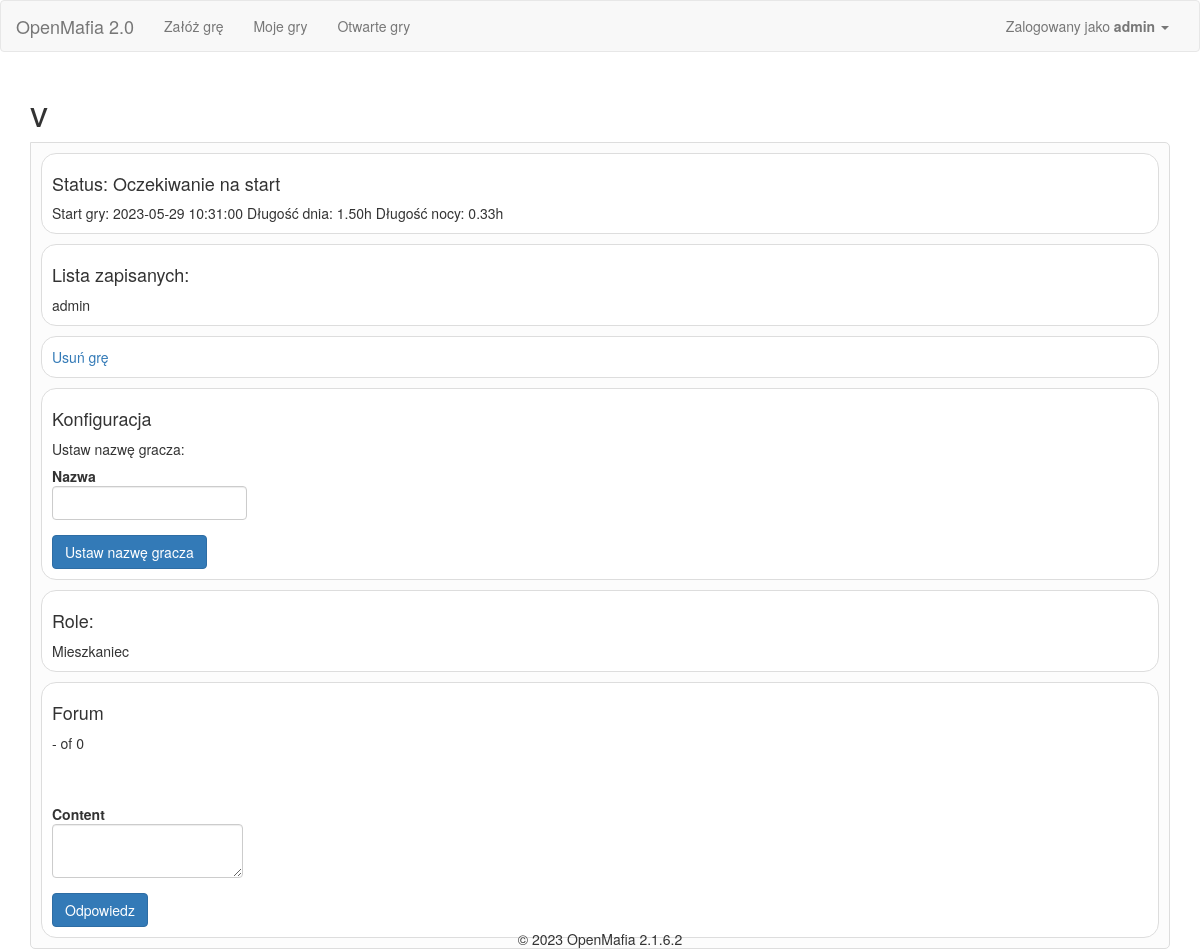
Page /game/7/game_configuration (signed in) on the committed database.
### app/Engine/DB/models.py (models this page shows, shortened)
class User(db.Model):
    __tablename__ = 'User'
    id = db.Column(db.Integer, primary_key=True)
    user = db.Column(db.String(64), unique=True)
    password = db.Column(db.String(500))
    name = db.Column(db.String(500))
    email = db.Column(db.String(120), unique=True)
    is_active = db.Column(db.Boolean)
    def is_active(self):
        return True

class Game(db.Model):
    __tablename__ = 'Game'
    id = db.Column(db.Integer, primary_key=True)
    name = db.Column(db.String(500))
    day_no = db.Column(db.Integer)
    phase = db.Column(db.Integer)
    status_id = db.Column(db.Integer, ForeignKey('Status.id'), default=1)
    owner_id = db.Column(db.Integer, ForeignKey('User.id'))
    start_time = db.Column(db.DateTime(timezone=True))
    owner = relationship("User", uselist=False)
    status = relationship("Status", uselist=False)
    game_players = relationship("GamePlayer")
    roles = relationship("Game_Roles")
    phases = relationship("Game_Phases")

class Status(db.Model):
    __tablename__ = 'Status'
    id = db.Column(db.Integer, primary_key=True)
    name = db.Column(db.String(100))
    visible_name = db.Column(db.String(100))

class Game_Phases(db.Model):
    __tablename__ = 'Game_Phases'
    id = db.Column(db.Integer, primary_key=True)
    game_id = db.Column(db.Integer, ForeignKey('Game.id'))
    phase_id = db.Column(db.Integer)
    phase_name = db.Column(db.String(100))
    phase_duration = db.Column(db.Integer)

class GamePlayer(db.Model):
    __tablename__ = 'GamePlayer'
    id = db.Column(db.Integer, primary_key=True)
    game_id = db.Column(db.Integer, ForeignKey('Game.id'))
    user_id = db.Column(db.Integer, ForeignKey('User.id'))
    order_id = db.Column(db.Integer)
    roles = relationship("Game_Roles")
    name = db.Column(db.String(500))
    status = db.Column(db.String(500))
    user = relationship("User")

class Game_Roles(db.Model):
    __tablename__ = 'Game_Roles'
    id = db.Column(db.Integer, primary_key=True)
    game_id = db.Column(db.Integer, ForeignKey('Game.id'))
    player_id = db.Column(db.Integer, ForeignKey('GamePlayer.id'))
    role_id = db.Column(db.Integer, ForeignKey('Role.id'))
    role = relationship("Role")

class Role(db.Model):
    __tablename__ = 'Role'
    id = db.Column(db.Integer, primary_key=True)
    name = db.Column(db.String(100))
    visible_name = db.Column(db.String(500))
    description = db.Column(db.String(500))
    events = relationship("Role_EventType", back_populates="role")

### app/SetupGameModule/views.py (the view)
@SetupGameModule.route('<game_id>/game_configuration', methods=['GET', 'POST'])
@login_required
@handle_jobs
def game_configuration(game_id):
    try:
        page = int(request.args.get('p'))
    except:
        page = 1
    game_id = int(game_id)
    db_api = GameApi()
    game = db_api.get_game(game_id)
    v = Validator(game, current_user)
    form = SetupGameForm()
    forum_form = ForumForm()
    if v.game_is_not_started():
        user_ids = []
        for player in game.game_players:
            user_ids.append(player.user_id)
        if game.owner_id == current_user.id:
            user_type = 'admin'
        elif g.user.id in user_ids:
            user_type = 'player'
        else:
            user_type = 'guest'
        forum_api = ForumApi(game.id, current_user.id)
        forums = forum_api.get_or_create_topics_for_game()
        initial_chat_page = int(page)
        initial_chat_page_content = forum_api.get_thread_page(forums['initial_thread'].id, initial_chat_page)
        data = {
            'initial_thread': initial_chat_page_content
        }
        return render_template('SetupGameModule_game_configuration.html',
                               game=game,
                               user_type=user_type,
                               form=form,
                               data=data,
                               forum_form=forum_form
                               )
    else:
        return redirect(url_for('SetupGameModule.lobby', game_id=game_id))

### app/SetupGameModule/forms.py
class SetupGameForm(FlaskForm):
	name = StringField(u'Nazwa', validators=[DataRequired()])

class ForumForm(FlaskForm):
	content = StringField(u'Content', validators=[DataRequired()], widget=TextArea())
	topic_name = HiddenField(u'TopicName')

### app/Engine/AutomatedTasks/scheduler.py (called while the page is built)
    def check_jobs_and_run(self, game_id):
        jobs = self.job_api.list_jobs_for_game(game_id, for_update=True)
        jobs_to_do = []
        jobs_in_progress = []
        for job in jobs:
            if job.status == 'in_progress':
                jobs_in_progress.append(job)
        if not jobs_in_progress:
            for job in jobs:
                if job.status == 'new' and datetime.now() > job.trigger_time:
                    self.job_api.update_job_status(job.id, 'in_progress')
                    jobs_to_do.append(job)
        self.job_api.unlock_table() # unlock "for update"
        if len(jobs_in_progress) > 0:
            time.sleep(5)  # we assume that in 5 seconds the task will be done
        else:
            for job in jobs_to_do:
                getattr(Tasks, job.job_name).__call__(job.game_id)
                self.job_api.update_job_status(job.id, 'done')

### app/Engine/DB/db_api.py (called while the page is built)
    def get_game(self, game_id):
        self.game = Game.query.filter_by(id=game_id).first()
        try:
            self.game.game_players.sort(key=lambda x: x.order_id)
        except TypeError:
            pass
        return self.game

    def list_jobs_for_game(self, game_id, for_update=False):
        if for_update:
            return Job.query.filter(Job.status != 'done', Job.game_id == game_id).with_for_update().all()
        else:
            return Job.query.filter(Job.status != 'done', Job.game_id == game_id).all()

    def unlock_table(self):
        db.session.commit()

    def get_topic(self, game_id, topic_title):
        topic = Topic.query.filter(Topic.game_id == game_id, Topic.title == topic_title).first()
        return topic

    def get_thread_page(self, thread_id, page):
        replies = Reply.query.filter(Reply.inReplyTo == thread_id).order_by(Reply.reply_id.asc()).paginate(page=page, per_page=15)
        for reply in replies.items:
            reply.date = utc_to_local(reply.date)
        return replies

### app/SetupGameModule/validators.py (called while the page is built)
    def game_is_not_started(self):
        if self.game.status.name in ['new', 'enrollment_open', 'enrollment_closed', 'waiting_for_start']:
            return True
        else:
            flash('Gra już wystartowała lub została anulowana.', 'alert-danger')
            return False

### app/SetupGameModule/templates/SetupGameModule_game_configuration.html (shortened to what this page needs)
{% extends "base.html" %}
{% import "bootstrap/wtf.html" as wtf %}
{% block styles %}
{{ super() }}
<link rel="stylesheet" type="text/css" href="{{ url_for('SetupGameModule.static', filename='css/datatables.css') }}">
<link rel="stylesheet" type="text/css" href="{{ url_for('SetupGameModule.static', filename='css/styles.css') }}">
{% endblock %}
{% macro render_pagination(pagination) %}
  <div class=page-items>
    {{ pagination.first }} - {{ pagination.last }} of {{ pagination.total }}
  </div>
{% endmacro %}
{%block main_content%}
<h1>{{ game.name }}</h1>
<div class="tab-content">
    <div id="lobby" class="active">
        <div class="content-box">
                <h4>Status: {{ game.status.visible_name }}</h4>
                {% if game.status.name == 'waiting_for_start' %}
                Start gry: {{ game.start_time }}
                Długość dnia: {{ '%0.2f'| format(game.phases[0].phase_duration/3600|float) }}h
                Długość nocy: {{ '%0.2f'| format(game.phases[1].phase_duration/3600|float) }}h
                {% endif %}
        </div>
        <div class="content-box">
        <h4>Lista zapisanych:</h4>
                {% for player in game.game_players %}
                        {{ player.user.name }}
                        <br/>
                {% endfor %}
        </div>
        <div class="content-box">
                {% if user_type=='guest' %}
                        <a href="./game_configuration/join">Dołącz do gry</a>
                {% elif user_type=='player' %}
                        <a href="./game_configuration/sign-off">Wypisz się</a>
                {% elif user_type=='admin' %}
                        {% if game.status.name == 'new' %}
                                <a href="./game_configuration/enrollment_open">Otwórz zapisy</a><br />
                                <a href="./game_configuration/remove">Usuń grę</a>
                        {% elif game.status.name == 'enrollment_open' %}
                                <a href="./game_configuration/enrollment_close">Zamknij zapisy</a><br />
                                <a href="./game_configuration/remove">Usuń grę</a>
                        {% elif game.status.name == 'enrollment_closed' %}
                                <a href="./game_configuration/choose_roles">Wybierz role</a><br />
                                <a href="./game_configuration/enrollment_open">Otwórz zapisy</a><br />
                                <a href="./game_configuration/plan_starting_game">Zweryfikuj i rozpocznij grę</a><br />
                                <a href="./game_configuration/remove">Usuń grę</a>
                        {% elif game.status.name == 'waiting_for_start' %}
                                <a href="./game_configuration/remove">Usuń grę</a>
                        {% endif %}
                {% endif %}
        </div>
        {% if user_type=='player' or user_type=='admin' %}
        <div class="content-box">
                <h4>Konfiguracja</h4>
                Ustaw nazwę gracza:<br />
                <form action="./game_configuration/set_player_name" method="post" class="form form-horizontal" name="setplayernameform">
                {{ wtf.form_field(form.name) }}
                <div class="form-actions">
                        <button name="action_set_player_name" type="submit" class="btn btn-primary">Ustaw nazwę gracza</button>
                </div>
        </form>
        </div>
        {% endif %}
        {% if game.roles|length > 0 %}
        <div class="content-box">
                <h4>Role:</h4>
                {% for role in game.roles %}
                        {{ role.role.visible_name }}<br />
                {% endfor %}
        </div>
        {% endif %}
        <div class="content-box">
          <h4>Forum</h4>
            {{ render_pagination(data['initial_thread']) }}
            {% if user_type=='player' or user_type=='admin' %}
            <form action="./add_forum_reply" method="post" class="form form-horizontal" name="addforumreplyform">
                {{ wtf.form_field(forum_form.content) }}
                <div class="form-actions">
                    <button name="action_reply" type="submit" class="btn btn-primary">Odpowiedz</button>
                </div>
            </form>
            {% endif %}
      </div>
    </div>
  </div>
</div>
{%endblock%}

### app/templates/base.html (shortened to what this page needs)
{% extends "bootstrap/base.html" %}
{% block styles %}
{{ super() }}
<link rel="stylesheet" type="text/css" href="{{ url_for('static', filename='css/base_styles.css') }}">
<link rel="stylesheet" type="text/css" href="{{ url_for('static', filename='css/bootstrap_table.css') }}">
{% endblock %}
{% block navbar %}
<nav class="navbar navbar-default" id="nav">
	<div class="container-fluid">
	  <div class="navbar-header">
		<a class="navbar-brand" href="/">OpenMafia 2.0</a>
	  </div>
	  <div class="collapse navbar-collapse" id="bs-example-navbar-collapse-1">
		<ul class="nav navbar-nav">
			<li {{ 'class=active' if request.endpoint == 'SetupGameModule.setup_game' }} ><a href="{{ url_for('SetupGameModule.setup_game')}}">Załóż grę</a></li>
			<li><a href="{{ url_for('SetupGameModule.game_list')}}/my_games">Moje gry</a></li>
			<li><a href="{{ url_for('SetupGameModule.game_list')}}/open_games">Otwarte gry</a></li>
		</ul>
		<ul class="nav navbar-nav navbar-right">
		  <li><a href="#"></a></li>
		  <li class="dropdown">
			<a href="#" class="dropdown-toggle" data-toggle="dropdown" role="button" aria-haspopup="true" aria-expanded="false">
				{% if current_user.is_authenticated %}
				Zalogowany jako <b>{{ current_user.user }}</b>
				{% else %}
					Gość
				{% endif %}
				<span class="caret"></span>
			</a>
		  </li>
		</ul>
	  </div>
	</div>
  </nav>
{% endblock %}
{%block content %}
<div class="container">
	{%block main_content%}{%endblock%}
{% block footer %}
<div class="footer">&copy; 2023 OpenMafia 2.1.6.2</div>
{%- endblock footer %}
{%endblock%}

### app/static/css/base_styles.css (style rules this page uses)
.footer { position: fixed; left: 0; bottom: 0; width: 100%; text-align: center; text-size: small; }

### app/SetupGameModule/static/css/styles.css (style rules this page uses)
.tab-content { border: 1px solid #ddd; padding: 10px; border-radius: 5px; border-top-left-radius: 0px; background-color: #fcfcfc; }
.tab-content > div { display: none; }
.tab-content > div.active { display: block; }
.content-box { background-color: #fff; border: 1px solid #ddd; border-radius: 15px; padding: 10px; margin-bottom: 10px; }
.tab-content .content-box:last-of-type { margin-bottom: 0px; }
.form-control { width: auto; }
.form-horizontal .form-group { margin-right: 0px; margin-left: 0px; }

### rows in the picture
User: user "admin"
Game: name "v", start_time "2023-05-29 10:31:00"
Status: status.visible_name "Oczekiwanie na start"
Game_Phases: game.phases[0].phase_duration/3600|float "1.50"
Game_Phases: game.phases[1].phase_duration/3600|float "0.33"
GamePlayer: user.name "admin"
Game_Roles: role.visible_name "Mieszkaniec"

### other values in the picture
{{ pagination.total }} "0"
